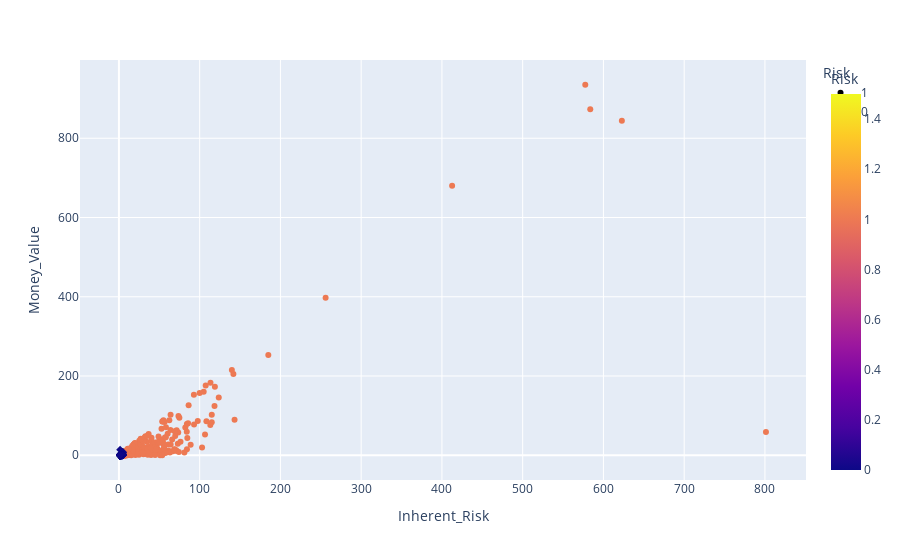

Write notebook code for a chart like this one.
### Code cell
pd.options.plotting.backend = "plotly"

fig = px.scatter(df_audit_data, x="Inherent_Risk", y="Money_Value", color="Risk", symbol="Risk")
fig.show()

### Figure 1 — Plotly figure (JSON) as saved in the notebook; plotly's stock layout.template omitted (floating-point values rounded to 4 significant figures; data arrays with more than 128 entries replaced by an {"elided": "..."} marker saying what was removed)
{"data": [{"hovertemplate": "Risk=%{marker.color}<br>Inherent_Risk=%{x}<br>Money_Value=%{y}<extra></extra>", "legendgroup": "1", "marker": {"color": {"elided": "305 int values"}, "coloraxis": "coloraxis", "symbol": "circle"}, "mode": "markers", "name": "1", "orientation": "v", "showlegend": true, "type": "scatter", "x": {"elided": "305 float values"}, "xaxis": "x", "y": {"elided": "305 float values"}, "yaxis": "y"}, {"hovertemplate": "Risk=%{marker.color}<br>Inherent_Risk=%{x}<br>Money_Value=%{y}<extra></extra>", "legendgroup": "0", "marker": {"color": {"elided": "471 int values"}, "coloraxis": "coloraxis", "symbol": "diamond"}, "mode": "markers", "name": "0", "orientation": "v", "showlegend": true, "type": "scatter", "x": {"elided": "471 float values"}, "xaxis": "x", "y": {"elided": "471 float values"}, "yaxis": "y"}], "layout": {"coloraxis": {"colorbar": {"title": {"text": "Risk"}}, "colorscale": [[0, "#0d0887"], [0.1111, "#46039f"], [0.2222, "#7201a8"], [0.3333, "#9c179e"], [0.4444, "#bd3786"], [0.5556, "#d8576b"], [0.6667, "#ed7953"], [0.7778, "#fb9f3a"], [0.8889, "#fdca26"], [1, "#f0f921"]]}, "legend": {"title": {"text": "Risk"}, "tracegroupgap": 0}, "margin": {"t": 60}, "xaxis": {"anchor": "y", "domain": [0, 1], "title": {"text": "Inherent_Risk"}}, "yaxis": {"anchor": "x", "domain": [0, 1], "title": {"text": "Money_Value"}}}}
